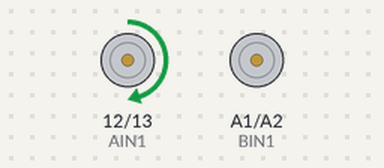
The sketch below on a simulated Arduino Nano, built with avr-gcc and run on an emulated ATmega328P. On the bench: motor-driver pin pairs drawn as motors (green arrow = first pin HIGH = forward, orange = second pin HIGH = backward, longer = more drive, scaled by the enable pin).

Above: at 2.1 s.
At 17.1 s:
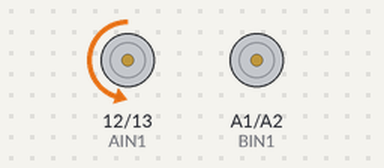
At 38.1 s:
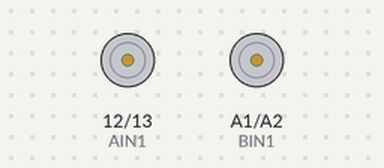
Timing chart, 0 to 39.6 s (numbered marks = the images above):
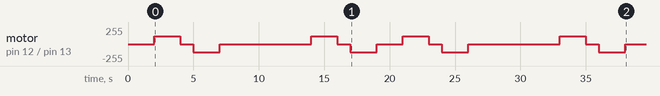

Measured:
- by itself, motor on pin 12 (AIN1) / pin 13 (AIN2): stopped → forward 120/255 at 2.0 s, → stopped 2.0 s later, → backward 120/255 1.0 s later, → stopped 2.0 s later, … (16 changes in this stretch)

The sketch:

fieldslave.ino
```cpp
// ==========================================
// Arduino Nano + TB6612FNG Motor Test
// ==========================================

// LEFT MOTOR
#define PWMA 11
#define AIN1 12
#define AIN2 13

// RIGHT MOTOR
#define PWMB A0
#define BIN1 A1
#define BIN2 A2

void setup() {

  pinMode(PWMA, OUTPUT);
  pinMode(AIN1, OUTPUT);
  pinMode(AIN2, OUTPUT);

  pinMode(PWMB, OUTPUT);
  pinMode(BIN1, OUTPUT);
  pinMode(BIN2, OUTPUT);

  stopMotors();

  delay(2000);
}

void loop() {

  // -----------------------------
  // 1. LEFT MOTOR FORWARD
  // -----------------------------
  leftMotor(120);
  delay(2000);

  stopMotors();
  delay(1000);


  // -----------------------------
  // 2. LEFT MOTOR REVERSE
  // -----------------------------
  leftMotor(-120);
  delay(2000);

  stopMotors();
  delay(1000);


  // -----------------------------
  // 3. RIGHT MOTOR FORWARD
  // -----------------------------
  rightMotor(120);
  delay(2000);

  stopMotors();
  delay(1000);


  // -----------------------------
  // 4. RIGHT MOTOR REVERSE
  // -----------------------------
  rightMotor(-120);
  delay(2000);

  stopMotors();
  delay(1000);


  // -----------------------------
  // 5. BOTH FORWARD
  // -----------------------------
  leftMotor(120);
  rightMotor(120);
  delay(2000);

  stopMotors();
  delay(1000);


  // -----------------------------
  // 6. BOTH REVERSE
  // -----------------------------
  leftMotor(-120);
  rightMotor(-120);
  delay(2000);

  stopMotors();
  delay(2000);
}


// ==========================================
// LEFT MOTOR
// speed: -255 to +255
// ==========================================

void leftMotor(int speed) {

  speed = constrain(speed, -255, 255);

  if (speed > 0) {

    digitalWrite(AIN1, HIGH);
    digitalWrite(AIN2, LOW);

    analogWrite(PWMA, speed);

  }
  else if (speed < 0) {

    digitalWrite(AIN1, LOW);
    digitalWrite(AIN2, HIGH);

    analogWrite(PWMA, -speed);

  }
  else {

    analogWrite(PWMA, 0);

    digitalWrite(AIN1, LOW);
    digitalWrite(AIN2, LOW);
  }
}


// ==========================================
// RIGHT MOTOR
// speed: -255 to +255
// ==========================================

void rightMotor(int speed) {

  speed = constrain(speed, -255, 255);

  if (speed > 0) {

    digitalWrite(BIN1, HIGH);
    digitalWrite(BIN2, LOW);

    analogWrite(PWMB, speed);

  }
  else if (speed < 0) {

    digitalWrite(BIN1, LOW);
    digitalWrite(BIN2, HIGH);

    analogWrite(PWMB, -speed);

  }
  else {

    analogWrite(PWMB, 0);

    digitalWrite(BIN1, LOW);
    digitalWrite(BIN2, LOW);
  }
}


// ==========================================
// STOP BOTH MOTORS
// ==========================================

void stopMotors() {

  analogWrite(PWMA, 0);
  analogWrite(PWMB, 0);

  digitalWrite(AIN1, LOW);
  digitalWrite(AIN2, LOW);

  digitalWrite(BIN1, LOW);
  digitalWrite(BIN2, LOW);
}
```
